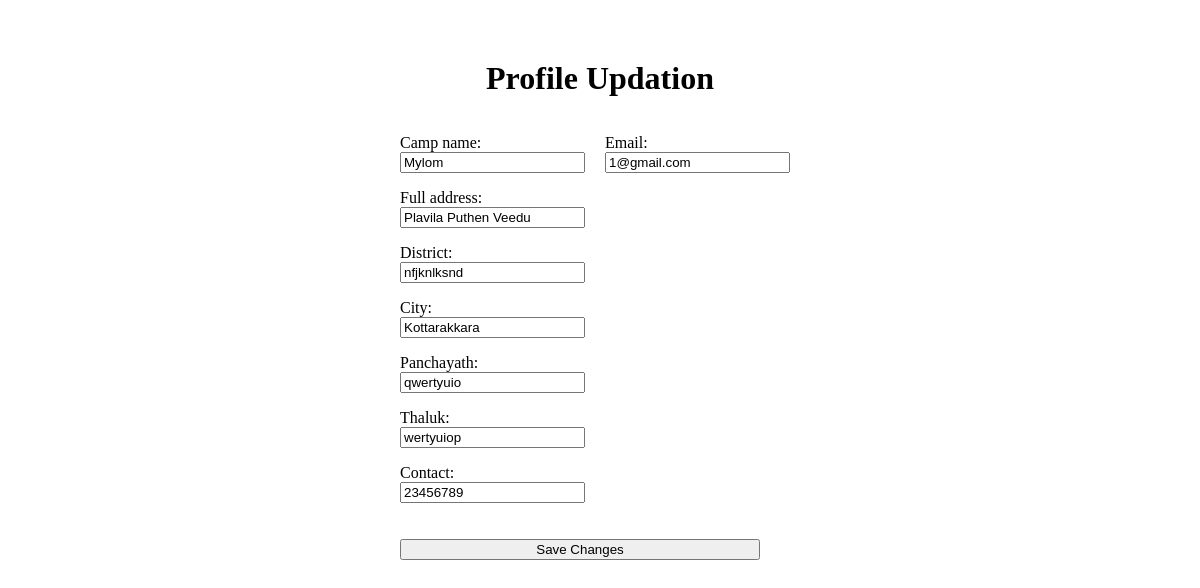
/editcamp/ (signed in), run on an earlier commit of the app's database.
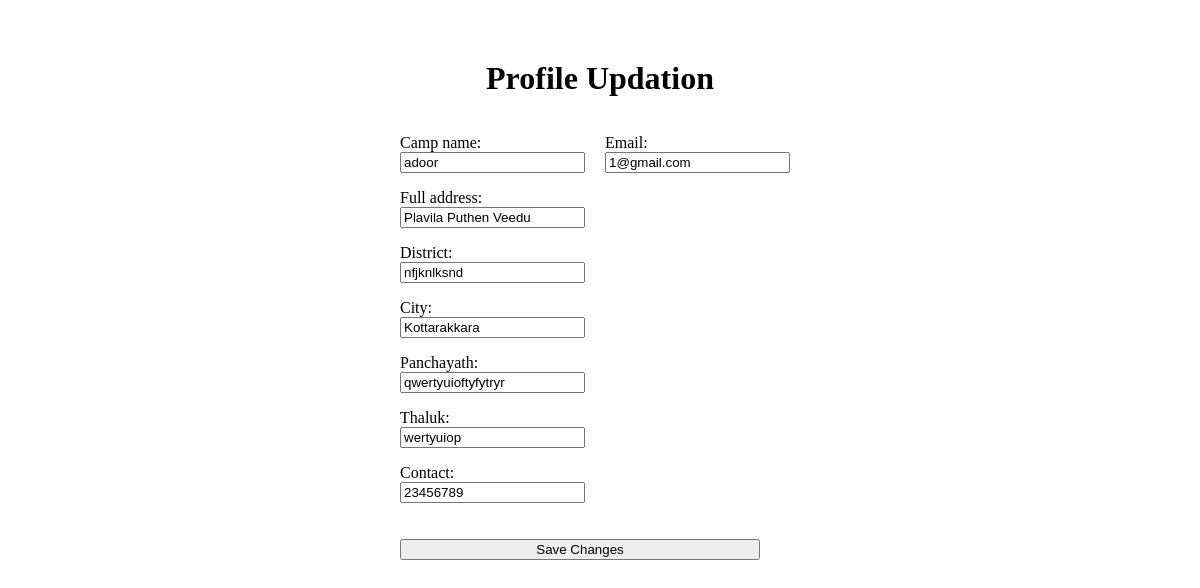
And on a later commit of the database.
### app/models.py (models this page shows)
class Camp(models.Model):
    camp_name=models.CharField(max_length=100)
    full_address=models.CharField(max_length=150)
    district=models.CharField(max_length=100)
    city=models.CharField(max_length=100)
    panchayath=models.CharField(max_length=100)
    thaluk=models.CharField(max_length=100)
    contact=models.CharField(max_length=15)
    login_id=models.ForeignKey(Login,on_delete=models.CASCADE,null=True,blank=True)

### app/views.py (the view)
# urls.py: path("editcamp/",views.EditCamp, name='EditCamp'),
def EditCamp(request):
    id=request.session['camp_id']
    user=get_object_or_404(Login, id=id)
    camp=get_object_or_404(Camp, login_id=user)
    if request.method == "POST":
        login=LoginEditForm(request.POST, instance=user)
        form=CampForm(request.POST, instance=camp)
        if form.is_valid() and login.is_valid():
            form.save()
            login.save()
            messages.success(request,"Profile Updated Successfully")
            return redirect('CampHome')
    else:
        login=LoginEditForm(instance=user)
        form=CampForm(instance=camp)
    return render(request,'edit_profile.html',{'form':form,'login':login})

### app/forms.py
class CampForm(forms.ModelForm):
    class Meta:
        model=Camp
        fields=['camp_name','full_address','district','city','panchayath','thaluk','contact']

class LoginEditForm(forms.ModelForm): # form for profile editing
    class Meta:
        model=Login
        fields=['email']

### app/templates/edit_profile.html (shortened to what this page needs)
<!DOCTYPE html>
<html lang="en">
  <head>
  </head>
  <body>
    <h1>Profile Updation</h1>
    <form method="post">
      <div class="form-container">
        <div>{{ form.as_p }}</div>
        <div>{{ login.as_p }}</div>
        <button type="submit">Save Changes</button>
      </div>
    </form>
  </body>
</html>

What changed in the data, as far as the page shows it:
changed Camp "Plavila Puthen Veedu": camp_name "Mylom" → "adoor"; panchayath "qwertyuio" → "qwertyuioftyfytryr"
